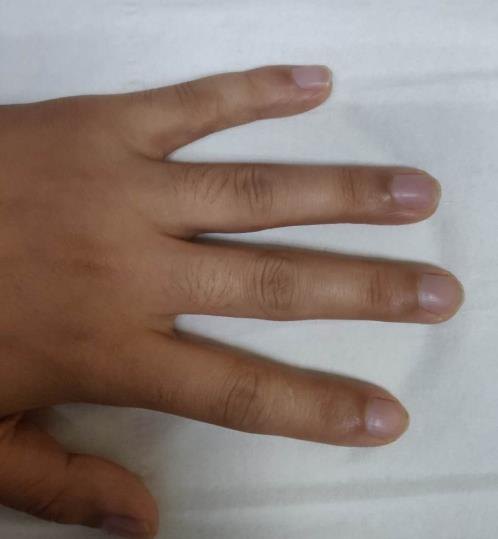
#> input picture opencv_learn/image/heand.jpg, 498 x 539 px, found by its file name
$ python demo_8.py   (older library calls are emulated)
#> lines starting #> are read from the running program, lines starting #| are printed output that depends on the picture; after the words box and inside, x2 and y2 are one past the last pixel; in counts of white or black regions, pixels touching at a corner belong together
# -*- coding: utf-8 -*-
"""
轮廓特征
目标：
1.凸包及更多轮廓特征
2.OpenCV函数：cv2.contourArea(), cv2.arcLength(), cv2.approxPolyDP() 等

"""
import cv2
import matplotlib.pyplot as plt

import numpy as np
from functools import reduce
import random
def f1():
    """
    多边形逼近
    :return:
    """

    img = cv2.imread(r'E:\pycharmproject\pythonlearn\image\heand.jpg')
#> img is the input picture: shape (539, 498, 3); mean B, G, R 123.4, 129.7, 143.6

    img=cv2.cvtColor(img,cv2.COLOR_BGR2GRAY)
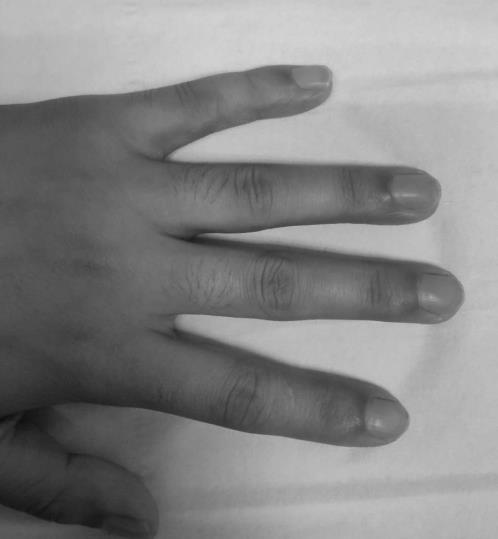
#> img: shape (539, 498); min 13, max 214, mean 133.2
    # #阈值分割

    ret, mask = cv2.threshold(img, 150, 250, cv2.THRESH_BINARY_INV)
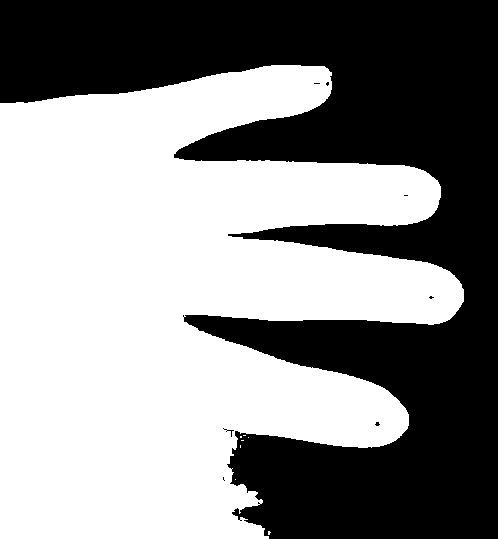
#> mask: shape (539, 498); values 0 (black) and 250 (white), 55.5% white; 8 black regions (7 under 20 px), largest, box (x1, y1, x2, y2) and area: (0, 0, 498, 539) 119375
    # cv2.imshow("img", mask)
    # # #平滑图像

    median = cv2.medianBlur(mask, 5)
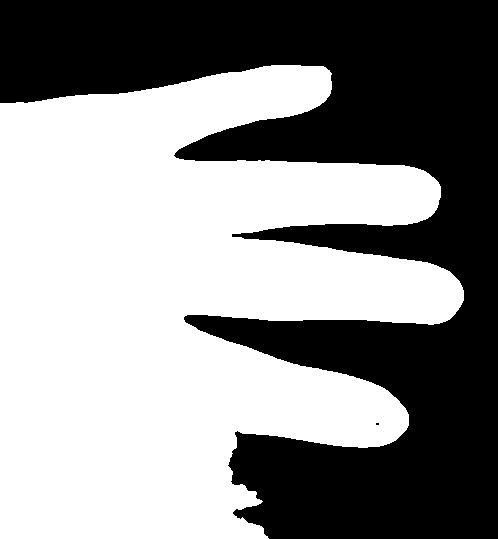
#> median: shape (539, 498); values 0 (black) and 250 (white), 55.5% white; 2 black regions (1 under 20 px)
    image, contours, hierarchy = cv2.findContours(median, cv2.RETR_EXTERNAL, cv2.CHAIN_APPROX_SIMPLE)
#> contours = 1 contour; box (x1, y1, x2, y2) and area: (0, 65, 464, 539) 147610
    img_color=cv2.cvtColor(median,cv2.COLOR_GRAY2BGR)
#> img_color: shape (539, 498, 3); values 0 (black) and 250 (white), 55.5% white; 2 black regions (1 under 20 px), largest, box (x1, y1, x2, y2) and area: (0, 0, 498, 539) 119395
    print(len(contours))
#| 1
    cv2.drawContours(img_color,contours,-1,(0,0,255),2)

    #多边形逼近，得到多边形的角点
    #参数2(epsilon)是一个距离值，表示多边形的轮廓接近实际轮廓的程度，值越小，越精确；参数3表示是否闭合
    approx=cv2.approxPolyDP(contours[0],8,True)
#> approx = contour of 25 points, box (x1, y1, x2, y2) (0, 67, 461, 539), area 148374
    cv2.polylines(img_color,[approx],True,(0,255,0),2)


    #凸包
    #凸包跟多边形逼近很像，只不过它是物体最外层的”凸”多边形
    #寻找凸包，得到凸包的角点


    #其中函数cv2.convexHull()有个可选参数returnPoints，默认是True，代表返回角点的x/y坐标；如果为False的话，表示返回轮廓中是凸包角点的索引
    hull=cv2.convexHull(contours[0])
#> hull = contour of 16 points, box (x1, y1, x2, y2) (0, 65, 464, 539), area 185736
    cv2.polylines(img_color,[hull],True,(0,255,255),2)
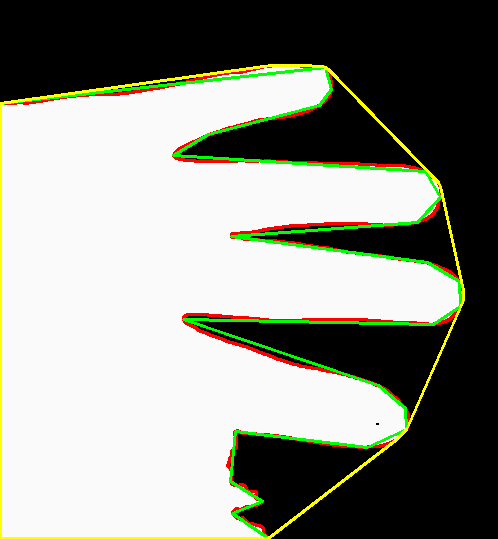
#> img_color: shape (539, 498, 3); mean B, G, R 131.6, 141.5, 139.4

    cv2.imshow("temp", img_color)
    cv2.waitKey(0)


if __name__ == "__main__":
    f1()

$ run again, with opencv_learn/image/001.jpg copied over opencv_learn/image/heand.jpg
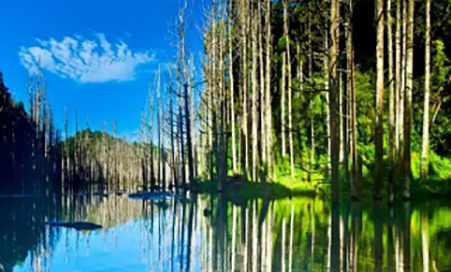
#> input picture opencv_learn/image/001.jpg, 451 x 272 px, found by its file name
#> in f1, img is the input picture: shape (272, 451, 3); mean B, G, R 105.4, 109.6, 70.9
#> img: shape (272, 451)
#> in f1, `ret, mask = cv2.threshold(img, 150, 250, cv2.THRESH_BINARY_INV)`:
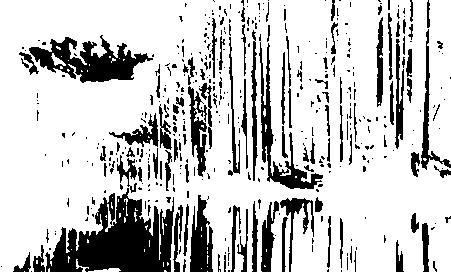
#> mask: shape (272, 451); values 0 (black) and 250 (white), 78.3% white; 423 black regions (314 under 20 px), largest, box (x1, y1, x2, y2) and area: (45, 188, 174, 272) 6151, (29, 35, 153, 83) 2743, (259, 42, 323, 189) 1664
#> median: shape (272, 451); values 0 (black) and 250 (white), 81.6% white; 144 black regions (80 under 20 px)
#> contours = 12 contours, 9 with area under 20; largest, box (x1, y1, x2, y2) and area: (0, 0, 451, 272) 110902, (90, 268, 120, 272) 50, (106, 213, 112, 230) 40
#| 12
#> in f1, `cv2.drawContours(img_color,contours,-1,(0,0,255),2)`:
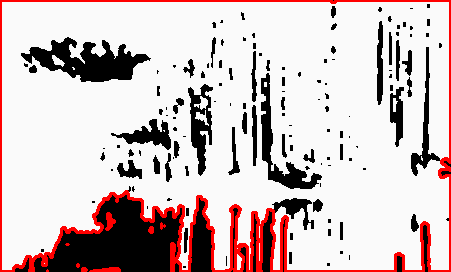
#> img_color: shape (272, 451, 3); mean B, G, R 192.7, 192.7, 207.9
#> approx = [[47, 270]]
#> hull = [[47, 271], [47, 270]]
